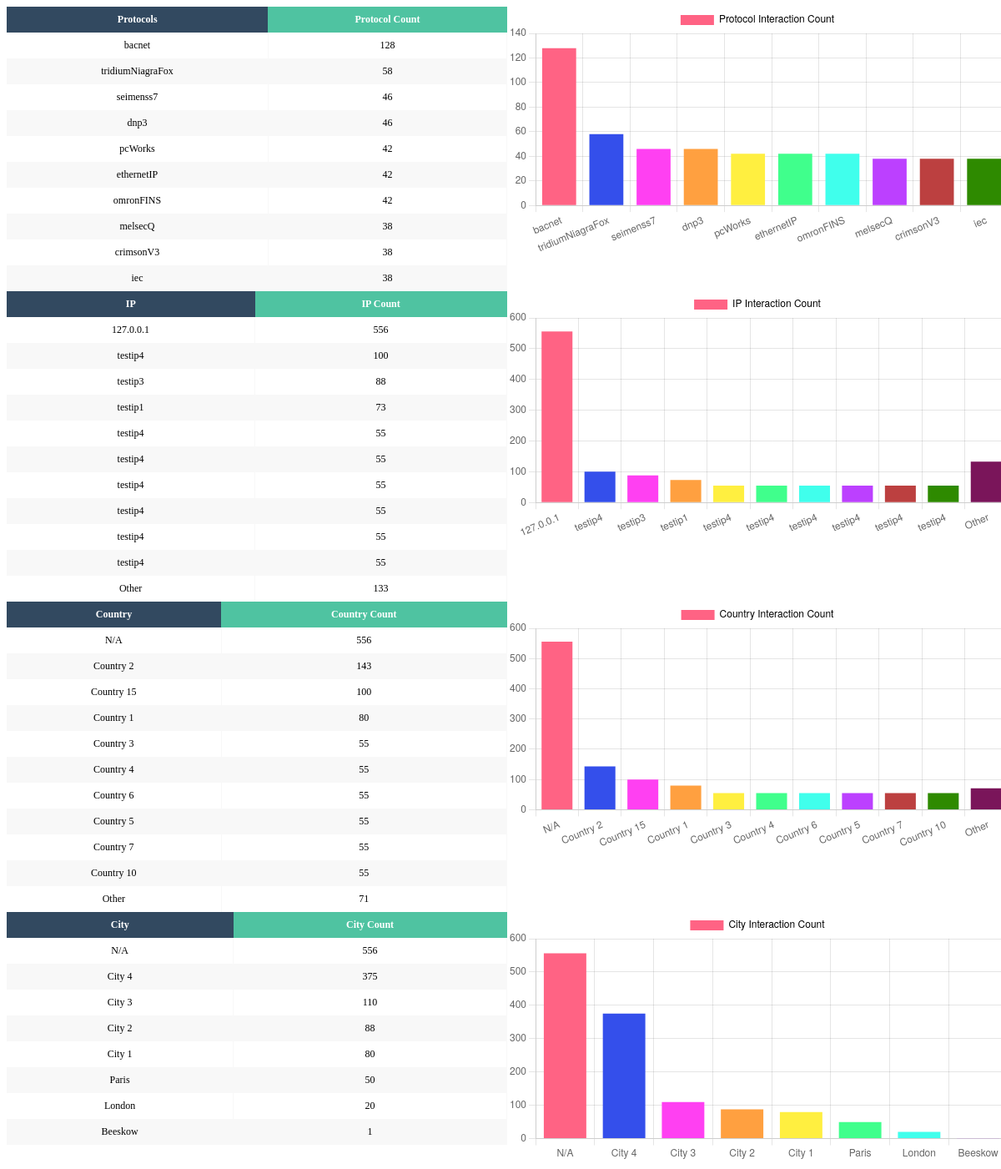
The page / on the database its author committed.
### database/models.py (models this page shows)
class ProtocolStats(Base):
    __tablename__ = "protocolStats"
    id = Column(Integer, primary_key=True, index=True)
    protocol = Column(String)
    protocolCount = Column(Integer, default=1)

class IpStats(Base):
    __tablename__ = "ipStats"
    id = Column(Integer, primary_key=True, index=True)
    ip = Column(String)
    ipCount = Column(Integer, default=1)
    country = Column(String)
    city = Column(String)

### dashboard/dashboard.py (the view)
@app.get("/", response_class=FileResponse)
async def readIndex(request: Request):
    allbars = []
    protocolsPie = read_protocols()
    ipsPie = read_ips()
    countryANDcity = read_geo()
    allbars.append(["ipsBar", "IP Interaction Count", list(map(lambda x:x['ip'], ipsPie)), list(map(lambda x:x["ipCount"], ipsPie))])
    allbars.append(["protocolsBar", "Protocol Interaction Count", list(map(lambda x:x["protocol"], protocolsPie)), list(map(lambda x: x["protocolCount"], protocolsPie))])
    allbars.append(["country", "Country Interaction Count", countryANDcity[0], countryANDcity[1]])
    allbars.append(["city", "City Interaction Count", countryANDcity[2], countryANDcity[3]])
    context = {"request": request, "testItems": protocolsPie, "allbars": allbars}
    return templates.TemplateResponse("index.html", context)

### dashboard/templates/index.html (shortened to what this page needs)
<!DOCTYPE html>
<html lang="en">
<head>
    <link rel="stylesheet" href="style.css">
</head>
<body>
    <div class="container">
        <div>
                <table class="fl-table">
                    <thead>
                        <tr>
                            <th>Protocols</th>
                            <th>Protocol Count</th>
                        </tr>
                    </thead>
                            {% for protocols in allbars[1][2]%}
                            {%set protocolCount = allbars[1][3][loop.index-1]%}
                            <tr>
                            <td>{{protocols}}</td>
                            <td>{{protocolCount}}</td>
                            </tr>
                            {% endfor %}
                </table>
        </div>
        <div >
            <canvas id="protocolsBar"></canvas>
        </div>
        <div class="tablecontent">
            <table class="fl-table">
                <thead>
                <tr>
                    <th>IP</th>
                    <th>IP Count</th>
                </tr>
                </thead>
                {% for ips in allbars[0][2]%}
                {%set ipCount = allbars[0][3][loop.index-1]%}
                <tr>
                <td>{{ips}}</td>
                <td>{{ipCount}}</td>
                </tr>
                {% endfor %}
                </table>
        </div>
        <div>
            <canvas id="ipsBar"></canvas>
        </div>
        <div class="tablecontent">
            <table class="fl-table">
                <thead>
                <tr>
                    <th>Country</th>
                    <th>Country Count</th>
                </tr>
                </thead>
                {% for countries in allbars[2][2]%}
                {%set countriesCount = allbars[2][3][loop.index-1]%}
                <tr>
                <td>{{countries}}</td>
                <td>{{countriesCount}}</td>
                </tr>
                {% endfor %}
                </table>
        </div>
        <div>
            <canvas id="country"></canvas>
        </div>
        <div class="tablecontent">
            <table class="fl-table">
                <thead>
                <tr>
                    <th>City</th>
                    <th>City Count</th>
                </tr>
                </thead>
                {% for cities in allbars[3][2]%}
                {%set citiesCount = allbars[3][3][loop.index-1]%}
                <tr>
                <td>{{cities}}</td>
                <td>{{citiesCount}}</td>
                </tr>
                {% endfor %}
                </table>
        </div>
        <div>
            <canvas id="city"></canvas>
        </div>
    </div>
    <script>
    {%for items in allbars%}
    makeChart("{{items[0]}}", "{{items[1]}}", {{items[2]|safe}}, {{items[3]|safe}})
    {% endfor %}
    </script>
</body>
</html>

### rows shown on the page
ProtocolStats: protocol "bacnet", protocolCount "128"
ProtocolStats: protocol "tridiumNiagraFox", protocolCount "58"
ProtocolStats: protocol "seimenss7", protocolCount "46"
ProtocolStats: protocol "dnp3", protocolCount "46"
ProtocolStats: protocol "pcWorks", protocolCount "42"
ProtocolStats: protocol "ethernetIP", protocolCount "42"
ProtocolStats: protocol "omronFINS", protocolCount "42"
ProtocolStats: protocol "melsecQ", protocolCount "38"
ProtocolStats: protocol "crimsonV3", protocolCount "38"
ProtocolStats: protocol "iec", protocolCount "38"
IpStats: ip "127.0.0.1", ipCount "556"
IpStats: ip "testip4", ipCount "100", country "Country 15"
IpStats: ip "testip3", ipCount "88", city "City 2"
IpStats: ip "testip1", ipCount "73"
IpStats: ip "testip4", ipCount "55"
IpStats: ip "testip4", ipCount "55", country "Country 3"
IpStats: ip "testip4", ipCount "55", country "Country 4"
IpStats: ip "testip4", ipCount "55", country "Country 6"
IpStats: ip "testip4", ipCount "55", country "Country 5"
IpStats: ip "testip4", ipCount "55", country "Country 7"
IpStats: country "Country 10", ipCount "55"
IpStats: city "Paris", ipCount "50"
IpStats: city "London", ipCount "20"
IpStats: city "Beeskow", ipCount "1"

### other values the page prints
{{ ips }} "Other"
{{ ipCount }} "133"
{{ countries }} "N/A" "Country 2" "Country 1" "Other"
{{ countriesCount }} "556" "143" "80" "71"
{{ cities }} "N/A" "City 4" "City 3" "City 1"
{{ citiesCount }} "556" "375" "110" "80"
chart data {{ items[0] }} ipsBar, protocolsBar, country, city
chart data {{ items[3]|safe }} [556, 100, 88, 73, 55, 55, 55, 55, 55, 55, 133], [128, 58, 46, 46, 42, 42, 42, 38, 38, 38], [556, 143, 100, 80, 55, 55, 55, 55, 55, 55, 71], [556, 375, 110, 88, 80, 50, 20, 1]
